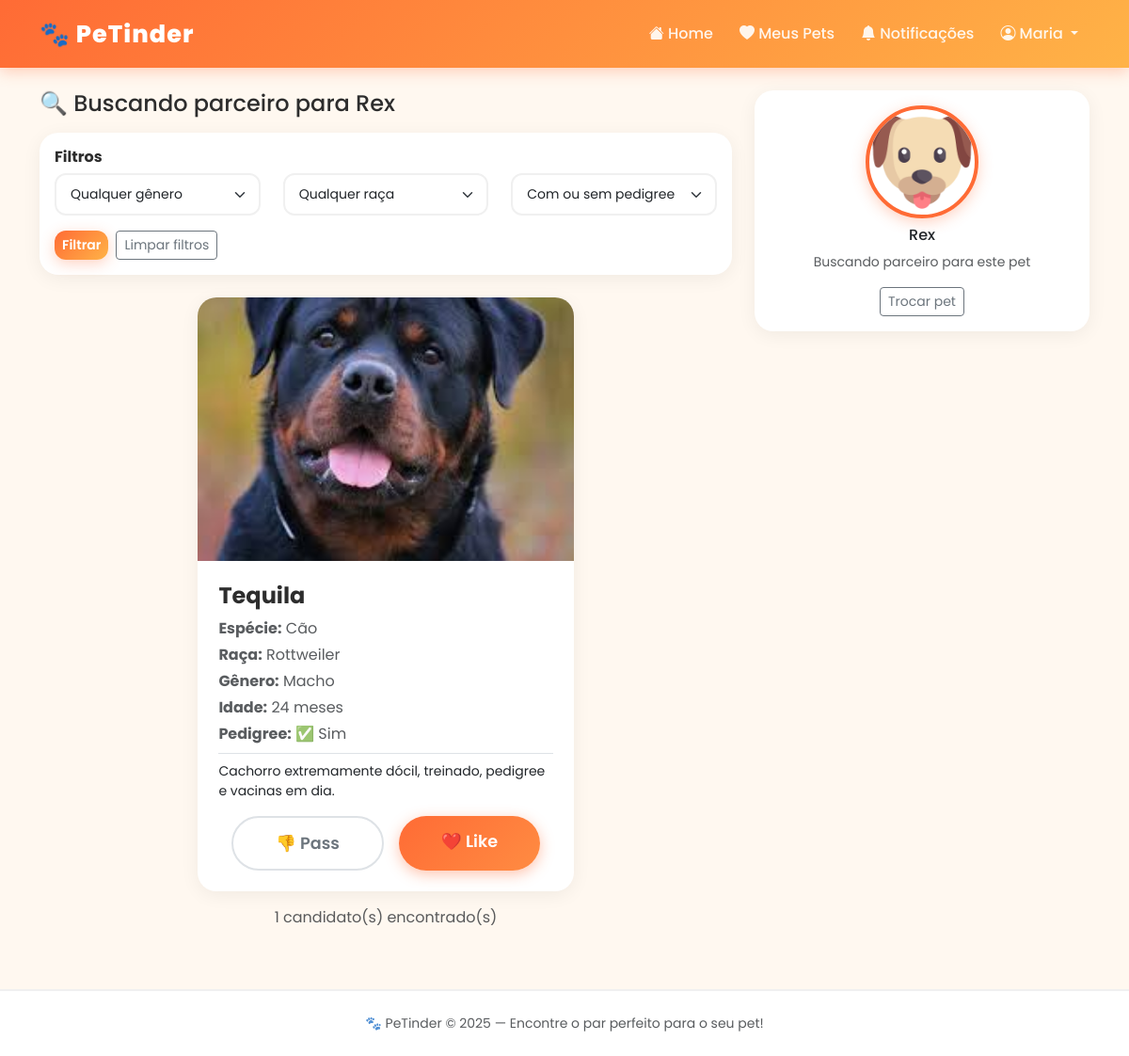
The app's page /buscar/1 (signed in) with its own data.
### app/models/usuario.py (models this page shows, shortened)
class Usuario(UserMixin, db.Model):
    __tablename__ = 'usuario' # Diz ao SQL qual a tabela do banco esse modelo representa
    id = db.Column(db.Integer, primary_key=True)
    nome = db.Column(db.String(40), nullable=False)
    email = db.Column(db.String(30), unique=True, nullable=False)
    cpf = db.Column(db.String(11), nullable=False)
    endereco = db.Column(db.String(100))
    id_cidade = db.Column(db.Integer, db.ForeignKey('cidade.id'), nullable=False) # Chave estrangeira
    senha = db.Column(db.String(255), nullable=False)
    plano = db.Column(db.String(10), default='free')
    animais = db.relationship('Animal', backref='dono', lazy=True)
    notificacoes = db.relationship('Notificacao', backref='usuario', lazy=True)
    @login_manager.user_loader # Avisa o FlaskLogin que essa a função abaixo é responsável por carregar usuários (decorador)
    def load_user(user_id): # Recebe o user_id salvo no cookie do navegador
        return Usuario.query.get(int(user_id)) # Verifica o usuário no banco pelo ID e devolve ele

### app/models/animal.py (models this page shows, shortened)
class Animal(db.Model):
    __tablename__ = 'animal'
    id = db.Column(db.Integer, primary_key=True)
    nome = db.Column(db.String(40), nullable=False)
    idade = db.Column(db.Integer)
    genero = db.Column(db.String(1), nullable=False)
    foto = db.Column(db.String(255))
    pedigree = db.Column(db.Integer, default=0)
    descricao = db.Column(db.Text)
    id_especie = db.Column(db.Integer, db.ForeignKey('especie.id'), nullable=False)
    id_raca = db.Column(db.Integer, db.ForeignKey('raca.id'))
    id_usuario = db.Column(db.Integer, db.ForeignKey('usuario.id'), nullable=False)
    especie = db.relationship('Especie', backref='animais', lazy=True)
    raca = db.relationship('Raca', backref='animais', lazy=True)
    def tem_pedigree(self):
        return self.pedigree == 1
    def get_genero(self):
        if self.genero == 'M':
            return 'Macho'
        return 'Fêmea'
    def get_foto(self):
        if self.foto:
            return f'/static/uploads/{self.foto}'
        return '/static/img/pet-default.png'

### app/models/especie.py (models this page shows, shortened)
class Especie(db.Model):
    __tablename__ = 'especie'
    id = db.Column(db.Integer, primary_key=True)
    nome = db.Column(db.String(20), nullable=False)

### app/models/raca.py (models this page shows, shortened)
class Raca(db.Model):
    __tablename__ = 'raca'
    id = db.Column(db.Integer, primary_key=True)
    nome = db.Column(db.String(100), nullable=False)
    id_especie = db.Column(db.Integer, db.ForeignKey('especie.id'), nullable=False)
    especie = db.relationship('Especie', backref='racas', lazy=True)

### app/routes/pets.py (the view)
@pets.route('/buscar/<int:animal_id>', methods=['GET', 'POST'])
@login_required
def buscar(animal_id):
    from app.models.curtida import Curtida
    from app.models.match import Match
    animal = Animal.query.get_or_404(animal_id)
    if animal.id_usuario != current_user.id:
        flash('Você não tem permissão!', 'danger')
        return redirect(url_for('pets.meus_pets'))
    filtro_genero = request.args.get('genero', '')
    filtro_raca = request.args.get('id_raca', '')
    filtro_pedigree = request.args.get('pedigree', '')
    ja_vistos = Curtida.query.filter_by(
        id_animal_de=animal.id
    ).with_entities(Curtida.id_animal_para).all()
    ids_ja_vistos = [c.id_animal_para for c in ja_vistos]
    from app.models.usuario import Usuario
    tutores_mesma_cidade = Usuario.query.filter_by(
        id_cidade=current_user.id_cidade
    ).with_entities(Usuario.id).all()
    ids_tutores = [t.id for t in tutores_mesma_cidade]
    query = Animal.query.filter(
        Animal.id_especie == animal.id_especie,
        Animal.id_usuario != current_user.id,
        Animal.id_usuario.in_(ids_tutores),
        Animal.id.notin_(ids_ja_vistos),
        Animal.id != animal.id
    )
    if filtro_genero:
        query = query.filter(Animal.genero == filtro_genero)
    if filtro_raca:
        query = query.filter(Animal.id_raca == filtro_raca)
    if filtro_pedigree:
        query = query.filter(Animal.pedigree == int(filtro_pedigree))
    candidatos = query.all()
    racas = Raca.query.filter_by(id_especie=animal.id_especie).all()
    return render_template('buscar.html',
        animal=animal,
        candidatos=candidatos,
        racas=racas,
        filtro_genero=filtro_genero,
        filtro_raca=filtro_raca,
        filtro_pedigree=filtro_pedigree
    )

### app/templates/buscar.html (shortened to what this page needs)
{% extends 'base.html' %}
{% block content %}
<div class="row">
    <div class="col-lg-8">
        <h4 class="mb-3">🔍 Buscando parceiro para {{ animal.nome }}</h4>
        <div class="card mb-4">
            <div class="card-body">
                <h6 class="card-title">Filtros</h6>
                <form method="GET" action="{{ url_for('pets.buscar', animal_id=animal.id) }}">
                    <div class="row">
                        <div class="col-md-4 mb-2">
                            <select name="genero" class="form-select form-select-sm">
                                <option value="">Qualquer gênero</option>
                            </select>
                        </div>
                        <div class="col-md-4 mb-2">
                            <select name="id_raca" class="form-select form-select-sm">
                                <option value="">Qualquer raça</option>
                            </select>
                        </div>
                        <div class="col-md-4 mb-2">
                            <select name="pedigree" class="form-select form-select-sm">
                                <option value="">Com ou sem pedigree</option>
                            </select>
                        </div>
                    </div>
                    <div class="d-flex gap-2 mt-2">
                        <button type="submit" class="btn btn-danger btn-sm">
                            Filtrar
                        </button>
                        <a href="{{ url_for('pets.buscar', animal_id=animal.id) }}"
                           class="btn btn-outline-secondary btn-sm">
                            Limpar filtros
                        </a>
                    </div>
                </form>
            </div>
        </div>
        {% if candidatos %}
            {% set candidato = candidatos[0] %}
            <div class="card pet-card mx-auto" style="max-width: 400px;">
                <img src="{{ candidato.get_foto() }}" alt="{{ candidato.nome }}">
                <div class="card-body">
                    <h4 class="card-title">{{ candidato.nome }}</h4>
                    <p class="text-muted mb-1">
                        <strong>Espécie:</strong> {{ candidato.especie.nome }}
                    </p>
                    <p class="text-muted mb-1">
                        <strong>Raça:</strong>
                        {% if candidato.raca %}
                            {{ candidato.raca.nome }}
                        {% else %}
                            Não informada
                        {% endif %}
                    </p>
                    <p class="text-muted mb-1">
                        <strong>Gênero:</strong> {{ candidato.get_genero() }}
                    </p>
                    <p class="text-muted mb-1">
                        <strong>Idade:</strong> {{ candidato.idade }} meses
                    </p>
                    <p class="text-muted mb-2">
                        <strong>Pedigree:</strong>
                        {% if candidato.tem_pedigree() %}✅ Sim{% else %}❌ Não{% endif %}
                    </p>
                    {% if candidato.descricao %}
                        <p class="small border-top pt-2">{{ candidato.descricao }}</p>
                    {% endif %}
                    <div class="d-flex gap-3 justify-content-center mt-3">
                        <a href="{{ url_for('pets.swipe', animal_id=animal.id, alvo_id=candidato.id, direcao='pass') }}"
                           class="btn btn-pass btn-lg">
                            👎 Pass
                        </a>
                        <a href="{{ url_for('pets.swipe', animal_id=animal.id, alvo_id=candidato.id, direcao='like') }}"
                           class="btn btn-like btn-lg">
                            ❤️ Like
                        </a>
                    </div>
                </div>
            </div>
            <p class="text-center text-muted mt-3">
                {{ candidatos|length }} candidato(s) encontrado(s)
            </p>
        {% endif %}
    </div>
    <div class="col-lg-4">
        <div class="card mb-3">
            <div class="card-body text-center">
                <img src="{{ animal.get_foto() }}"
                     class="foto-perfil-pet mb-2"
                     alt="{{ animal.nome }}">
                <h6>{{ animal.nome }}</h6>
                <p class="text-muted small">Buscando parceiro para este pet</p>
                <a href="{{ url_for('pets.meus_pets') }}" class="btn btn-outline-secondary btn-sm">
                    Trocar pet
                </a>
            </div>
        </div>
    </div>
</div>
{% endblock %}

### app/templates/base.html (shortened to what this page needs)
<!DOCTYPE html>
<html lang="pt-br">
<head>
    <link href="https://cdn.jsdelivr.net/npm/bootstrap@5.3.0/dist/css/bootstrap.min.css" rel="stylesheet">
    <link href="https://cdn.jsdelivr.net/npm/bootstrap-icons@1.10.0/font/bootstrap-icons.css" rel="stylesheet">
    <link rel="stylesheet" href="{{ url_for('static', filename='css/style.css') }}">
</head>
<body>
    <nav class="navbar navbar-expand-lg navbar-dark">
        <div class="container">
            <a class="navbar-brand" href="{{ url_for('main.home') }}">
                🐾 PeTinder
            </a>
            <div class="collapse navbar-collapse" id="navbarNav">
                <ul class="navbar-nav ms-auto align-items-center gap-1">
                    {% if current_user.is_authenticated %}
                        <li class="nav-item">
                            <a class="nav-link" href="{{ url_for('main.home') }}">
                                <i class="bi bi-house-fill"></i> Home
                            </a>
                        </li>
                        <li class="nav-item">
                            <a class="nav-link" href="{{ url_for('pets.meus_pets') }}">
                                <i class="bi bi-heart-fill"></i> Meus Pets
                            </a>
                        </li>
                        <li class="nav-item">
                            <a class="nav-link position-relative" href="{{ url_for('main.notificacoes') }}">
                                <i class="bi bi-bell-fill"></i> Notificações
                                {% set nao_lidas = current_user.notificacoes|selectattr('lida', 'equalto', 0)|list|length %}
                            </a>
                        </li>
                        <li class="nav-item dropdown">
                            <a class="nav-link dropdown-toggle" href="#" data-bs-toggle="dropdown">
                                <i class="bi bi-person-circle"></i> {{ current_user.nome.split()[0] }}
                            </a>
                        </li>
                    {% endif %}
                </ul>
            </div>
        </div>
    </nav>
    <main class="container my-4">
        {% block content %}
        {% endblock %}
    </main>
    <footer class="text-center py-4 mt-5">
        <p class="mb-0 text-muted small">
            🐾 PeTinder &copy; 2025 — Encontre o par perfeito para o seu pet!
        </p>
    </footer>
</body>
</html>

### app/static/css/style.css (style rules this page uses)
:root { --cor-primaria: #FF6B35; --cor-secundaria: #FFB347; --cor-escura: #2D2D2D; --cor-clara: #FFF8F0; --cor-cinza: #6c757d; --sombra: 0 8px 30px rgba(255, 107, 53, 0.15); --sombra-hover: 0 15px 40px rgba(255, 107, 53, 0.3); --borda-radius: 20px; }
body { background-color: var(--cor-clara); font-family: 'Segoe UI', sans-serif; color: var(--cor-escura); }
a { text-decoration: none; }
.navbar { background: linear-gradient(135deg, var(--cor-primaria), var(--cor-secundaria)) !important; box-shadow: 0 4px 15px rgba(255, 107, 53, 0.3); padding: 12px 0; }
.navbar-brand { font-size: 1.6rem; font-weight: 800; letter-spacing: 1px; color: white !important; }
.navbar .nav-link { color: rgba(255,255,255,0.9) !important; font-weight: 500; transition: all 0.2s; border-radius: 10px; padding: 6px 12px !important; }
.pet-card { border: none; border-radius: var(--borda-radius); overflow: hidden; box-shadow: var(--sombra); transition: all 0.3s ease; cursor: pointer; background: white; }
.pet-card img { width: 100%; height: 280px; object-fit: cover; transition: transform 0.3s ease; }
.pet-card .card-body { padding: 1.4rem; }
.btn-like { background: linear-gradient(135deg, #FF6B35, #FF8C42); color: white; border: none; border-radius: 50px; padding: 14px 45px; font-size: 1.1rem; font-weight: 600; box-shadow: 0 4px 15px rgba(255, 107, 53, 0.4); transition: all 0.2s ease; }
.btn-pass { background: white; color: var(--cor-cinza); border: 2px solid #dee2e6; border-radius: 50px; padding: 14px 45px; font-size: 1.1rem; font-weight: 600; transition: all 0.2s ease; }
.form-control, .form-select { border-radius: 12px; border: 2px solid #f0f0f0; padding: 10px 15px; transition: all 0.2s; }
.btn-danger { background: linear-gradient(135deg, var(--cor-primaria), var(--cor-secundaria)); border: none; border-radius: 12px; font-weight: 600; transition: all 0.2s ease; box-shadow: 0 4px 15px rgba(255, 107, 53, 0.3); }
.foto-perfil-pet { width: 120px; height: 120px; object-fit: cover; border-radius: 50%; border: 4px solid var(--cor-primaria); box-shadow: 0 4px 15px rgba(255, 107, 53, 0.3); }
.card { border: none; border-radius: var(--borda-radius); box-shadow: 0 4px 20px rgba(0,0,0,0.06); }
.card-title { font-weight: 700; color: var(--cor-escura); }
footer { background: white !important; border-top: 2px solid #f0f0f0 !important; color: var(--cor-cinza); }

### app/templates/base.html (style rules this page uses)
body { font-family: 'Poppins', sans-serif; }

### records on screen
Usuario: nome "Maria"
Animal: nome "Rex"
Animal: get_foto (picture), nome "Tequila", get_genero "Macho", idade "24", descricao "Cachorro extremamente dócil, treinado, pedigree e vacinas em dia."
Especie: especie.nome "Cão"
Raca: raca.nome "Rottweiler"

### other values on screen
{{ candidatos|length }} "1"
